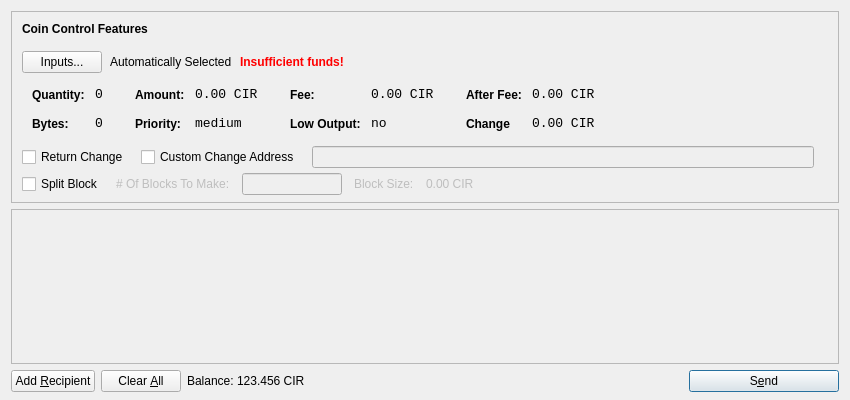
<?xml version="1.0" encoding="UTF-8"?>
<ui version="4.0">
 <class>SendCoinsDialog</class>
 <widget class="QDialog" name="SendCoinsDialog">
  <property name="geometry">
   <rect>
    <x>0</x>
    <y>0</y>
    <width>850</width>
    <height>400</height>
   </rect>
  </property>
  <property name="windowTitle">
   <string>Send Coins</string>
  </property>
  <layout class="QVBoxLayout" name="verticalLayout" stretch="0,1,0">
   <property name="bottomMargin">
    <number>8</number>
   </property>
   <item>
    <widget class="QFrame" name="frameCoinControl">
     <property name="sizePolicy">
      <sizepolicy hsizetype="Expanding" vsizetype="Expanding">
       <horstretch>0</horstretch>
       <verstretch>0</verstretch>
      </sizepolicy>
     </property>
     <property name="maximumSize">
      <size>
       <width>16777215</width>
       <height>16777215</height>
      </size>
     </property>
     <property name="frameShape">
      <enum>QFrame::StyledPanel</enum>
     </property>
     <property name="frameShadow">
      <enum>QFrame::Sunken</enum>
     </property>
     <layout class="QVBoxLayout" name="verticalLayoutCoinControl2">
      <property name="spacing">
       <number>6</number>
      </property>
      <property name="leftMargin">
       <number>0</number>
      </property>
      <property name="topMargin">
       <number>0</number>
      </property>
      <property name="rightMargin">
       <number>0</number>
      </property>
      <property name="bottomMargin">
       <number>6</number>
      </property>
      <item>
       <layout class="QVBoxLayout" name="verticalLayoutCoinControl" stretch="0,0,0,0,1">
        <property name="spacing">
         <number>0</number>
        </property>
        <property name="leftMargin">
         <number>10</number>
        </property>
        <property name="topMargin">
         <number>10</number>
        </property>
        <item>
         <layout class="QHBoxLayout" name="horizontalLayoutCoinControl1">
          <property name="bottomMargin">
           <number>15</number>
          </property>
          <item>
           <widget class="QLabel" name="labelCoinControlFeatures">
            <property name="sizePolicy">
             <sizepolicy hsizetype="Preferred" vsizetype="Maximum">
              <horstretch>0</horstretch>
              <verstretch>0</verstretch>
             </sizepolicy>
            </property>
            <property name="font">
             <font>
              <weight>75</weight>
              <bold>true</bold>
             </font>
            </property>
            <property name="styleSheet">
             <string notr="true">font-weight:bold;</string>
            </property>
            <property name="text">
             <string>Coin Control Features</string>
            </property>
           </widget>
          </item>
         </layout>
        </item>
        <item>
         <layout class="QHBoxLayout" name="horizontalLayoutCoinControl2" stretch="0,0,0,0">
          <property name="spacing">
           <number>8</number>
          </property>
          <property name="bottomMargin">
           <number>10</number>
          </property>
          <item>
           <widget class="QPushButton" name="pushButtonCoinControl">
            <property name="styleSheet">
             <string notr="true"/>
            </property>
            <property name="text">
             <string>Inputs...</string>
            </property>
           </widget>
          </item>
          <item>
           <widget class="QLabel" name="labelCoinControlAutomaticallySelected">
            <property name="text">
             <string>Automatically Selected</string>
            </property>
            <property name="margin">
             <number>5</number>
            </property>
           </widget>
          </item>
          <item>
           <widget class="QLabel" name="labelCoinControlInsuffFunds">
            <property name="font">
             <font>
              <weight>75</weight>
              <bold>true</bold>
             </font>
            </property>
            <property name="styleSheet">
             <string notr="true">color:red;font-weight:bold;</string>
            </property>
            <property name="text">
             <string>Insufficient funds!</string>
            </property>
            <property name="margin">
             <number>5</number>
            </property>
           </widget>
          </item>
          <item>
           <spacer name="horizontalSpacerCoinControl">
            <property name="orientation">
             <enum>Qt::Horizontal</enum>
            </property>
            <property name="sizeHint" stdset="0">
             <size>
              <width>40</width>
              <height>1</height>
             </size>
            </property>
           </spacer>
          </item>
         </layout>
        </item>
        <item>
         <widget class="QWidget" name="widgetCoinControl" native="true">
          <property name="sizePolicy">
           <sizepolicy hsizetype="Preferred" vsizetype="Preferred">
            <horstretch>0</horstretch>
            <verstretch>0</verstretch>
           </sizepolicy>
          </property>
          <property name="minimumSize">
           <size>
            <width>0</width>
            <height>0</height>
           </size>
          </property>
          <property name="styleSheet">
           <string notr="true"/>
          </property>
          <layout class="QHBoxLayout" name="horizontalLayoutCoinControl5">
           <property name="margin">
            <number>0</number>
           </property>
           <item>
            <layout class="QHBoxLayout" name="horizontalLayoutCoinControl3" stretch="0,0,0,1">
             <property name="spacing">
              <number>20</number>
             </property>
             <property name="topMargin">
              <number>0</number>
             </property>
             <property name="bottomMargin">
              <number>10</number>
             </property>
             <item>
              <layout class="QFormLayout" name="formLayoutCoinControl1">
               <property name="horizontalSpacing">
                <number>10</number>
               </property>
               <property name="verticalSpacing">
                <number>14</number>
               </property>
               <property name="leftMargin">
                <number>10</number>
               </property>
               <property name="topMargin">
                <number>4</number>
               </property>
               <property name="rightMargin">
                <number>6</number>
               </property>
               <item row="0" column="0">
                <widget class="QLabel" name="labelCoinControlQuantityText">
                 <property name="styleSheet">
                  <string notr="true">font-weight:bold;</string>
                 </property>
                 <property name="text">
                  <string>Quantity:</string>
                 </property>
                 <property name="margin">
                  <number>0</number>
                 </property>
                </widget>
               </item>
               <item row="0" column="1">
                <widget class="QLabel" name="labelCoinControlQuantity">
                 <property name="font">
                  <font>
                   <family>Monospace</family>
                   <pointsize>10</pointsize>
                  </font>
                 </property>
                 <property name="cursor">
                  <cursorShape>IBeamCursor</cursorShape>
                 </property>
                 <property name="contextMenuPolicy">
                  <enum>Qt::ActionsContextMenu</enum>
                 </property>
                 <property name="text">
                  <string>0</string>
                 </property>
                 <property name="margin">
                  <number>0</number>
                 </property>
                 <property name="textInteractionFlags">
                  <set>Qt::LinksAccessibleByMouse|Qt::TextSelectableByKeyboard|Qt::TextSelectableByMouse</set>
                 </property>
                </widget>
               </item>
               <item row="1" column="0">
                <widget class="QLabel" name="labelCoinControlBytesText">
                 <property name="styleSheet">
                  <string notr="true">font-weight:bold;</string>
                 </property>
                 <property name="text">
                  <string>Bytes:</string>
                 </property>
                </widget>
               </item>
               <item row="1" column="1">
                <widget class="QLabel" name="labelCoinControlBytes">
                 <property name="font">
                  <font>
                   <family>Monospace</family>
                   <pointsize>10</pointsize>
                  </font>
                 </property>
                 <property name="cursor">
                  <cursorShape>IBeamCursor</cursorShape>
                 </property>
                 <property name="contextMenuPolicy">
                  <enum>Qt::ActionsContextMenu</enum>
                 </property>
                 <property name="text">
                  <string>0</string>
                 </property>
                 <property name="textInteractionFlags">
                  <set>Qt::LinksAccessibleByMouse|Qt::TextSelectableByKeyboard|Qt::TextSelectableByMouse</set>
                 </property>
                </widget>
               </item>
              </layout>
             </item>
             <item>
              <layout class="QFormLayout" name="formLayoutCoinControl2">
               <property name="horizontalSpacing">
                <number>10</number>
               </property>
               <property name="verticalSpacing">
                <number>14</number>
               </property>
               <property name="leftMargin">
                <number>6</number>
               </property>
               <property name="topMargin">
                <number>4</number>
               </property>
               <property name="rightMargin">
                <number>6</number>
               </property>
               <item row="0" column="0">
                <widget class="QLabel" name="labelCoinControlAmountText">
                 <property name="styleSheet">
                  <string notr="true">font-weight:bold;</string>
                 </property>
                 <property name="text">
                  <string>Amount:</string>
                 </property>
                 <property name="margin">
                  <number>0</number>
                 </property>
                </widget>
               </item>
               <item row="0" column="1">
                <widget class="QLabel" name="labelCoinControlAmount">
                 <property name="font">
                  <font>
                   <family>Monospace</family>
                   <pointsize>10</pointsize>
                  </font>
                 </property>
                 <property name="cursor">
                  <cursorShape>IBeamCursor</cursorShape>
                 </property>
                 <property name="contextMenuPolicy">
                  <enum>Qt::ActionsContextMenu</enum>
                 </property>
                 <property name="text">
                  <string>0.00 CIR</string>
                 </property>
                 <property name="textInteractionFlags">
                  <set>Qt::LinksAccessibleByMouse|Qt::TextSelectableByKeyboard|Qt::TextSelectableByMouse</set>
                 </property>
                </widget>
               </item>
               <item row="1" column="0">
                <widget class="QLabel" name="labelCoinControlPriorityText">
                 <property name="styleSheet">
                  <string notr="true">font-weight:bold;</string>
                 </property>
                 <property name="text">
                  <string>Priority:</string>
                 </property>
                </widget>
               </item>
               <item row="1" column="1">
                <widget class="QLabel" name="labelCoinControlPriority">
                 <property name="font">
                  <font>
                   <family>Monospace</family>
                   <pointsize>10</pointsize>
                  </font>
                 </property>
                 <property name="cursor">
                  <cursorShape>IBeamCursor</cursorShape>
                 </property>
                 <property name="contextMenuPolicy">
                  <enum>Qt::ActionsContextMenu</enum>
                 </property>
                 <property name="text">
                  <string>medium</string>
                 </property>
                 <property name="textInteractionFlags">
                  <set>Qt::LinksAccessibleByMouse|Qt::TextSelectableByKeyboard|Qt::TextSelectableByMouse</set>
                 </property>
                </widget>
               </item>
              </layout>
             </item>
             <item>
              <layout class="QFormLayout" name="formLayoutCoinControl3">
               <property name="horizontalSpacing">
                <number>10</number>
               </property>
               <property name="verticalSpacing">
                <number>14</number>
               </property>
               <property name="leftMargin">
                <number>6</number>
               </property>
               <property name="topMargin">
                <number>4</number>
               </property>
               <property name="rightMargin">
                <number>6</number>
               </property>
               <item row="0" column="0">
                <widget class="QLabel" name="labelCoinControlFeeText">
                 <property name="styleSheet">
                  <string notr="true">font-weight:bold;</string>
                 </property>
                 <property name="text">
                  <string>Fee:</string>
                 </property>
                 <property name="margin">
                  <number>0</number>
                 </property>
                </widget>
               </item>
               <item row="0" column="1">
                <widget class="QLabel" name="labelCoinControlFee">
                 <property name="font">
                  <font>
                   <family>Monospace</family>
                   <pointsize>10</pointsize>
                  </font>
                 </property>
                 <property name="cursor">
                  <cursorShape>IBeamCursor</cursorShape>
                 </property>
                 <property name="contextMenuPolicy">
                  <enum>Qt::ActionsContextMenu</enum>
                 </property>
                 <property name="text">
                  <string>0.00 CIR</string>
                 </property>
                 <property name="textInteractionFlags">
                  <set>Qt::LinksAccessibleByMouse|Qt::TextSelectableByKeyboard|Qt::TextSelectableByMouse</set>
                 </property>
                </widget>
               </item>
               <item row="1" column="0">
                <widget class="QLabel" name="labelCoinControlLowOutputText">
                 <property name="styleSheet">
                  <string notr="true">font-weight:bold;</string>
                 </property>
                 <property name="text">
                  <string>Low Output:</string>
                 </property>
                </widget>
               </item>
               <item row="1" column="1">
                <widget class="QLabel" name="labelCoinControlLowOutput">
                 <property name="font">
                  <font>
                   <family>Monospace</family>
                   <pointsize>10</pointsize>
                  </font>
                 </property>
                 <property name="cursor">
                  <cursorShape>IBeamCursor</cursorShape>
                 </property>
                 <property name="contextMenuPolicy">
                  <enum>Qt::ActionsContextMenu</enum>
                 </property>
                 <property name="text">
                  <string>no</string>
                 </property>
                 <property name="textInteractionFlags">
                  <set>Qt::LinksAccessibleByMouse|Qt::TextSelectableByKeyboard|Qt::TextSelectableByMouse</set>
                 </property>
                </widget>
               </item>
              </layout>
             </item>
             <item>
              <layout class="QFormLayout" name="formLayoutCoinControl4">
               <property name="fieldGrowthPolicy"> 
                 <enum>QFormLayout::AllNonFixedFieldsGrow</enum> 
                </property>			  
               <property name="horizontalSpacing">
                <number>10</number>
               </property>
               <property name="verticalSpacing">
                <number>14</number>
               </property>
               <property name="leftMargin">
                <number>6</number>
               </property>
               <property name="topMargin">
                <number>4</number>
               </property>
               <property name="rightMargin">
                <number>6</number>
               </property>
               <item row="0" column="0">
                <widget class="QLabel" name="labelCoinControlAfterFeeText">
                 <property name="styleSheet">
                  <string notr="true">font-weight:bold;</string>
                 </property>
                 <property name="text">
                  <string>After Fee:</string>
                 </property>
                 <property name="margin">
                  <number>0</number>
                 </property>
                </widget>
               </item>
               <item row="0" column="1">
                <widget class="QLabel" name="labelCoinControlAfterFee">
                 <property name="font">
                  <font>
                   <family>Monospace</family>
                   <pointsize>10</pointsize>
                  </font>
                 </property>
                 <property name="cursor">
                  <cursorShape>IBeamCursor</cursorShape>
                 </property>
                 <property name="contextMenuPolicy">
                  <enum>Qt::ActionsContextMenu</enum>
                 </property>
                 <property name="text">
                  <string>0.00 CIR</string>
                 </property>
                 <property name="textInteractionFlags">
                  <set>Qt::LinksAccessibleByMouse|Qt::TextSelectableByKeyboard|Qt::TextSelectableByMouse</set>
                 </property>
                </widget>
               </item>
               <item row="1" column="0">
                <widget class="QLabel" name="labelCoinControlChangeText">
                 <property name="styleSheet">
                  <string notr="true">font-weight:bold;</string>
                 </property>
                 <property name="text">
                  <string>Change</string>
                 </property>
                </widget>
               </item>
               <item row="1" column="1">
                <widget class="QLabel" name="labelCoinControlChange">
                 <property name="font">
                  <font>
                   <family>Monospace</family>
                   <pointsize>10</pointsize>
                  </font>
                 </property>
                 <property name="cursor">
                  <cursorShape>IBeamCursor</cursorShape>
                 </property>
                 <property name="contextMenuPolicy">
                  <enum>Qt::ActionsContextMenu</enum>
                 </property>
                 <property name="text">
                  <string>0.00 CIR</string>
                 </property>
                 <property name="textInteractionFlags">
                  <set>Qt::LinksAccessibleByMouse|Qt::TextSelectableByKeyboard|Qt::TextSelectableByMouse</set>
                 </property>
                </widget>
               </item>
              </layout>
             </item>
            </layout>
           </item>
          </layout>
         </widget>
        </item>
        <item>
        <layout class="QHBoxLayout" name="horizontalLayoutCoinControl4" stretch="0,0,0,0">
          <property name="spacing">
           <number>12</number>
          </property>
          <property name="sizeConstraint">
           <enum>QLayout::SetDefaultConstraint</enum>
          </property>
          <property name="topMargin">
           <number>5</number>
          </property>
          <property name="rightMargin">
           <number>5</number>
          </property>
          <item>
		  <widget class="QCheckBox" name="returnChangeCheckBox">
 		  <property name="text">
 		  <string>Return Change</string>
 		  </property>
		  </widget>
 		  </item>
 		  <item>		  
           <widget class="QCheckBox" name="checkBoxCoinControlChange">
            <property name="text">
             <string>Custom Change Address</string>
            </property>
           </widget>
          </item>
          <item>
           <widget class="QLineEdit" name="lineEditCoinControlChange">
            <property name="enabled">
             <bool>false</bool>
            </property>
            <property name="sizePolicy">
             <sizepolicy hsizetype="Expanding" vsizetype="Fixed">
              <horstretch>0</horstretch>
              <verstretch>0</verstretch>
             </sizepolicy>
            </property>
           </widget>
          </item>
          <item>
           <widget class="QLabel" name="labelCoinControlChangeLabel">
            <property name="sizePolicy">
             <sizepolicy hsizetype="Preferred" vsizetype="Expanding">
              <horstretch>0</horstretch>
              <verstretch>0</verstretch>
             </sizepolicy>
            </property>
            <property name="minimumSize">
             <size>
              <width>0</width>
              <height>0</height>
             </size>
            </property>
            <property name="text">
             <string/>
            </property>
            <property name="margin">
             <number>3</number>
            </property>
           </widget>
          </item>
         </layout>
        </item>
        <item>
         <layout class="QHBoxLayout" name="horizontalLayoutCoinControl4a" stretch="0,0,0,0">
           <property name="alignment" >
          <set>Qt::AlignLeft</set>
           </property>
           <property name="spacing">
            <number>12</number>
           </property>
           <property name="sizeConstraint">
            <enum>QLayout::SetDefaultConstraint</enum>
           </property>
           <property name="topMargin">
            <number>5</number>
           </property>
           <property name="rightMargin">
            <number>5</number>
           </property>
            <item> 
            <widget class="QCheckBox" name="splitBlockCheckBox"> 
             <property name="text"> 
              <string>Split Block</string> 
             </property> 
            </widget> 
           </item> 
           <item> 
            <widget class="QLabel" name="labelBlocksToMakeText"> 
             <property name="enabled"> 
              <bool>false</bool> 
             </property> 
             <property name="text"> 
              <string># Of Blocks To Make:</string> 
             </property> 
            </widget> 
           </item>
           <item> 
            <widget class="QLineEdit" name="splitBlockLineEdit"> 
             <property name="enabled"> 
              <bool>false</bool> 
             </property> 
             <property name="sizePolicy"> 
              <sizepolicy hsizetype="Fixed" vsizetype="Fixed"> 
               <horstretch>0</horstretch> 
               <verstretch>0</verstretch> 
              </sizepolicy> 
             </property> 
             <property name="maximumSize"> 
              <size> 
               <width>100</width> 
               <height>16777215</height> 
              </size> 
             </property> 
            </widget> 
           </item> 
           <item> 
            <widget class="QLabel" name="labelBlockSizeText"> 
             <property name="enabled"> 
              <bool>false</bool> 
             </property> 
             <property name="text"> 
              <string>Block Size:</string> 
             </property> 
            </widget> 
           </item> 
           <item> 
            <widget class="QLabel" name="labelBlockSize"> 
             <property name="enabled"> 
              <bool>false</bool> 
             </property> 
             <property name="text"> 
              <string>0.00 CIR</string> 
             </property>
            </widget> 
            </item>
          </layout>
         </item>
         <item>		
         <spacer name="verticalSpacerCoinControl">
          <property name="orientation">
           <enum>Qt::Vertical</enum>
          </property>
          <property name="sizeHint" stdset="0">
           <size>
            <width>800</width>
            <height>1</height>
           </size>
          </property>
         </spacer>
        </item>
       </layout>
      </item>
     </layout>
    </widget>
   </item>
   <item>
    <widget class="QScrollArea" name="scrollArea">
     <property name="widgetResizable">
      <bool>true</bool>
     </property>
     <widget class="QWidget" name="scrollAreaWidgetContents">
      <property name="geometry">
       <rect>
        <x>0</x>
        <y>0</y>
        <width>830</width>
        <height>172</height>
       </rect>
      </property>
      <layout class="QVBoxLayout" name="verticalLayout_2">
       <property name="margin">
        <number>0</number>
       </property>
       <item>
        <layout class="QVBoxLayout" name="entries">
         <property name="spacing">
          <number>6</number>
         </property>
        </layout>
       </item>
       <item>
        <spacer name="verticalSpacer">
         <property name="orientation">
          <enum>Qt::Vertical</enum>
         </property>
         <property name="sizeHint" stdset="0">
          <size>
           <width>20</width>
           <height>40</height>
          </size>
         </property>
        </spacer>
       </item>
      </layout>
     </widget>
    </widget>
   </item>
   <item>
    <layout class="QHBoxLayout" name="horizontalLayout">
     <item>
      <widget class="QPushButton" name="addButton">
       <property name="toolTip">
        <string>Send to multiple recipients at once</string>
       </property>
       <property name="text">
        <string>Add &amp;Recipient</string>
       </property>
       <property name="icon">
        <iconset resource="../bitcoin.qrc">
         <normaloff>:/icons/add</normaloff>:/icons/add</iconset>
       </property>
       <property name="autoDefault">
        <bool>false</bool>
       </property>
      </widget>
     </item>
     <item>
      <widget class="QPushButton" name="clearButton">
       <property name="sizePolicy">
        <sizepolicy hsizetype="Minimum" vsizetype="Fixed">
         <horstretch>0</horstretch>
         <verstretch>0</verstretch>
        </sizepolicy>
       </property>
       <property name="toolTip">
        <string>Remove all transaction fields</string>
       </property>
       <property name="text">
        <string>Clear &amp;All</string>
       </property>
       <property name="icon">
        <iconset resource="../bitcoin.qrc">
         <normaloff>:/icons/remove</normaloff>:/icons/remove</iconset>
       </property>
       <property name="autoRepeatDelay">
        <number>300</number>
       </property>
       <property name="autoDefault">
        <bool>false</bool>
       </property>
      </widget>
     </item>
     <item>
      <layout class="QHBoxLayout" name="horizontalLayout_2">
       <property name="spacing">
        <number>3</number>
       </property>
       <item>
        <widget class="QLabel" name="label">
         <property name="sizePolicy">
          <sizepolicy hsizetype="Preferred" vsizetype="Fixed">
           <horstretch>0</horstretch>
           <verstretch>0</verstretch>
          </sizepolicy>
         </property>
         <property name="text">
          <string>Balance:</string>
         </property>
        </widget>
       </item>
       <item>
        <widget class="QLabel" name="labelBalance">
         <property name="sizePolicy">
          <sizepolicy hsizetype="Preferred" vsizetype="Fixed">
           <horstretch>0</horstretch>
           <verstretch>0</verstretch>
          </sizepolicy>
         </property>
         <property name="cursor">
          <cursorShape>IBeamCursor</cursorShape>
         </property>
         <property name="text">
          <string>123.456 CIR</string>
         </property>
         <property name="textInteractionFlags">
          <set>Qt::LinksAccessibleByMouse|Qt::TextSelectableByKeyboard|Qt::TextSelectableByMouse</set>
         </property>
        </widget>
       </item>
      </layout>
     </item>
     <item>
      <spacer name="horizontalSpacer">
       <property name="orientation">
        <enum>Qt::Horizontal</enum>
       </property>
       <property name="sizeHint" stdset="0">
        <size>
         <width>40</width>
         <height>20</height>
        </size>
       </property>
      </spacer>
     </item>
     <item>
      <widget class="QPushButton" name="sendButton">
       <property name="minimumSize">
        <size>
         <width>150</width>
         <height>0</height>
        </size>
       </property>
       <property name="toolTip">
        <string>Confirm the send action</string>
       </property>
       <property name="text">
        <string>S&amp;end</string>
       </property>
       <property name="icon">
        <iconset resource="../bitcoin.qrc">
         <normaloff>:/icons/send</normaloff>:/icons/send</iconset>
       </property>
       <property name="default">
        <bool>true</bool>
       </property>
      </widget>
     </item>
    </layout>
   </item>
  </layout>
 </widget>
 <resources>
  <include location="../bitcoin.qrc"/>
 </resources>
 <connections/>
</ui>
